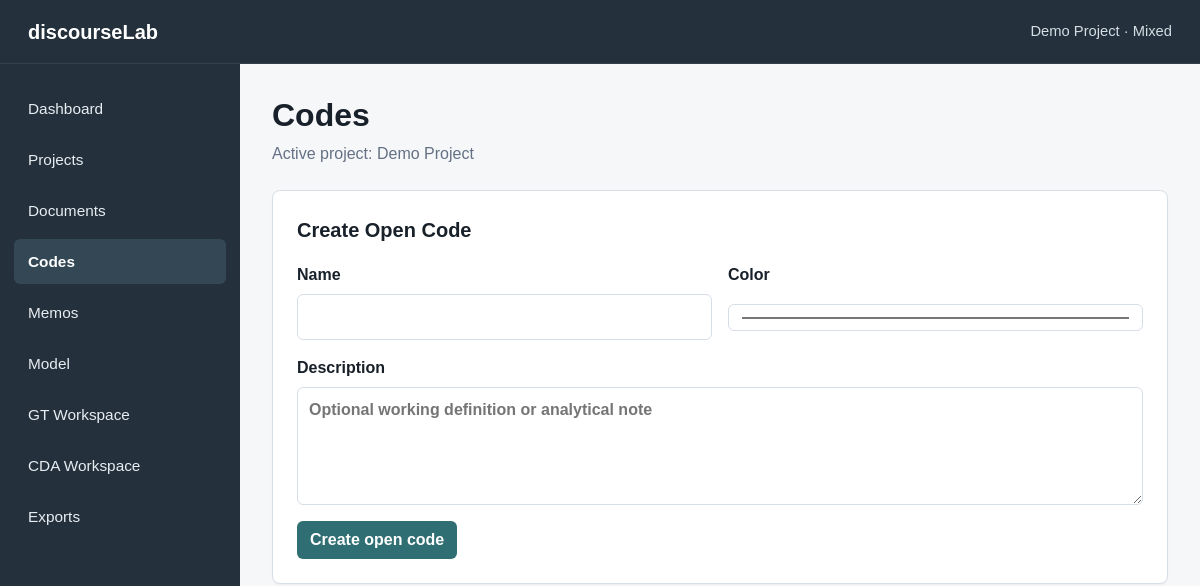
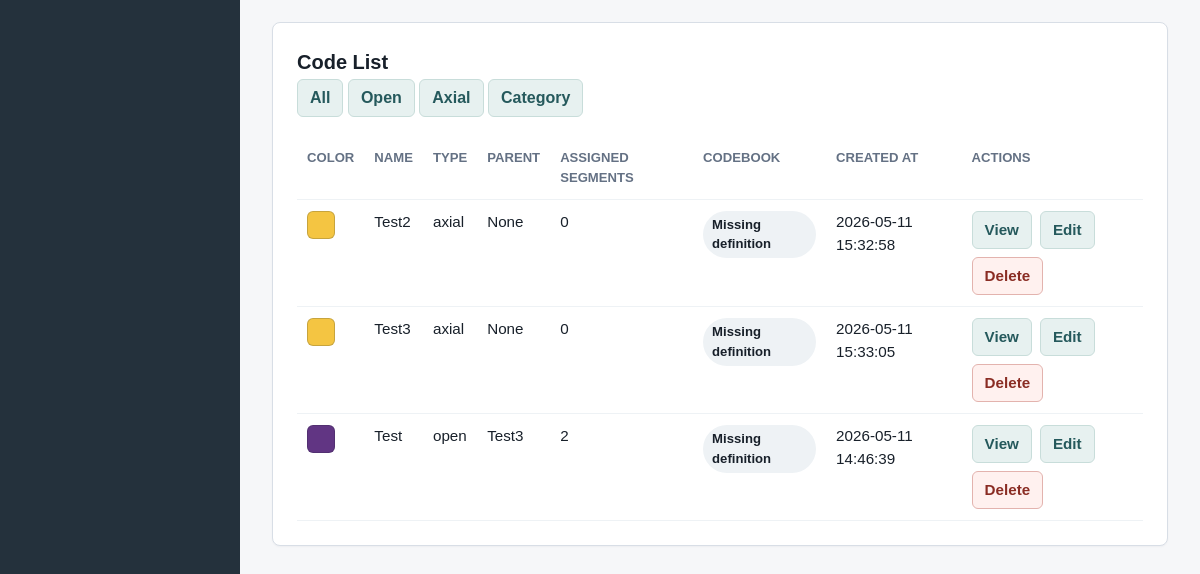
The page /codes on the database as committed earlier (2 pictures, top to bottom).
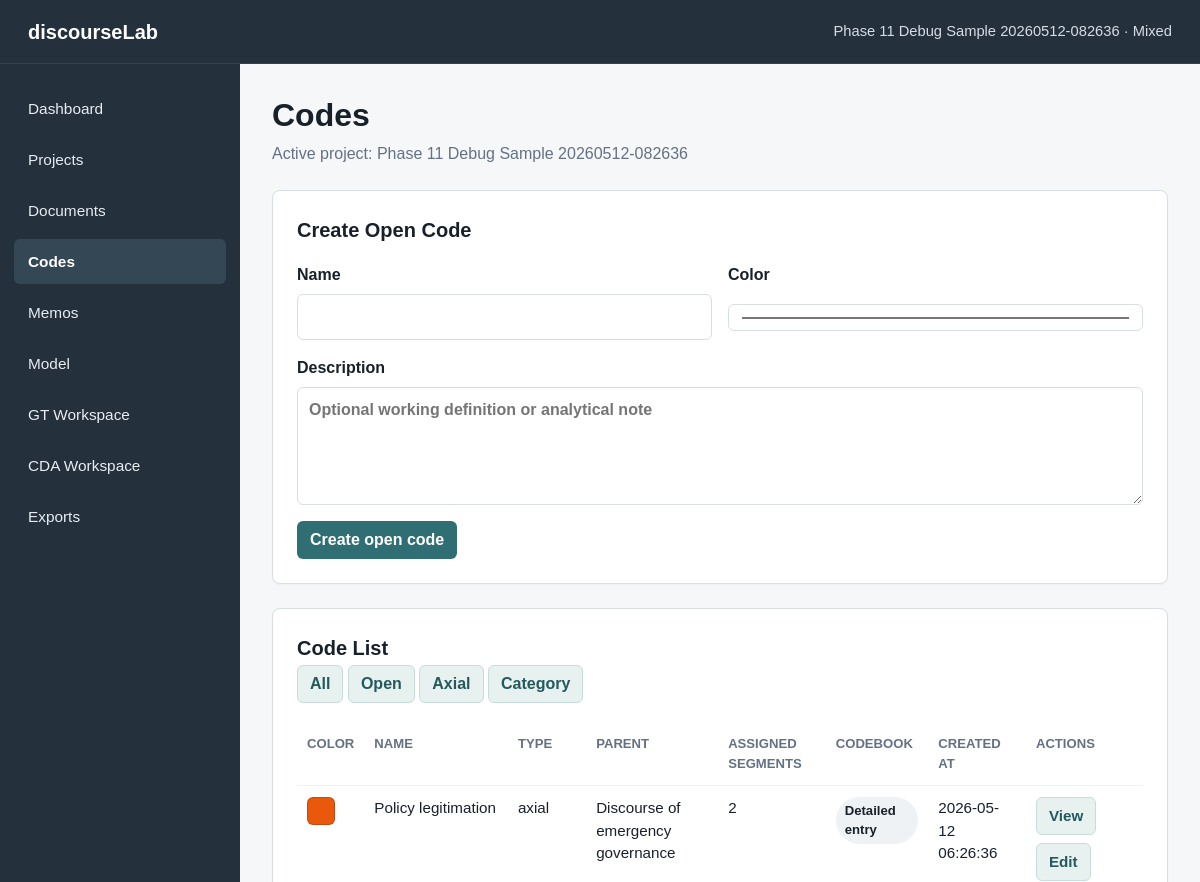
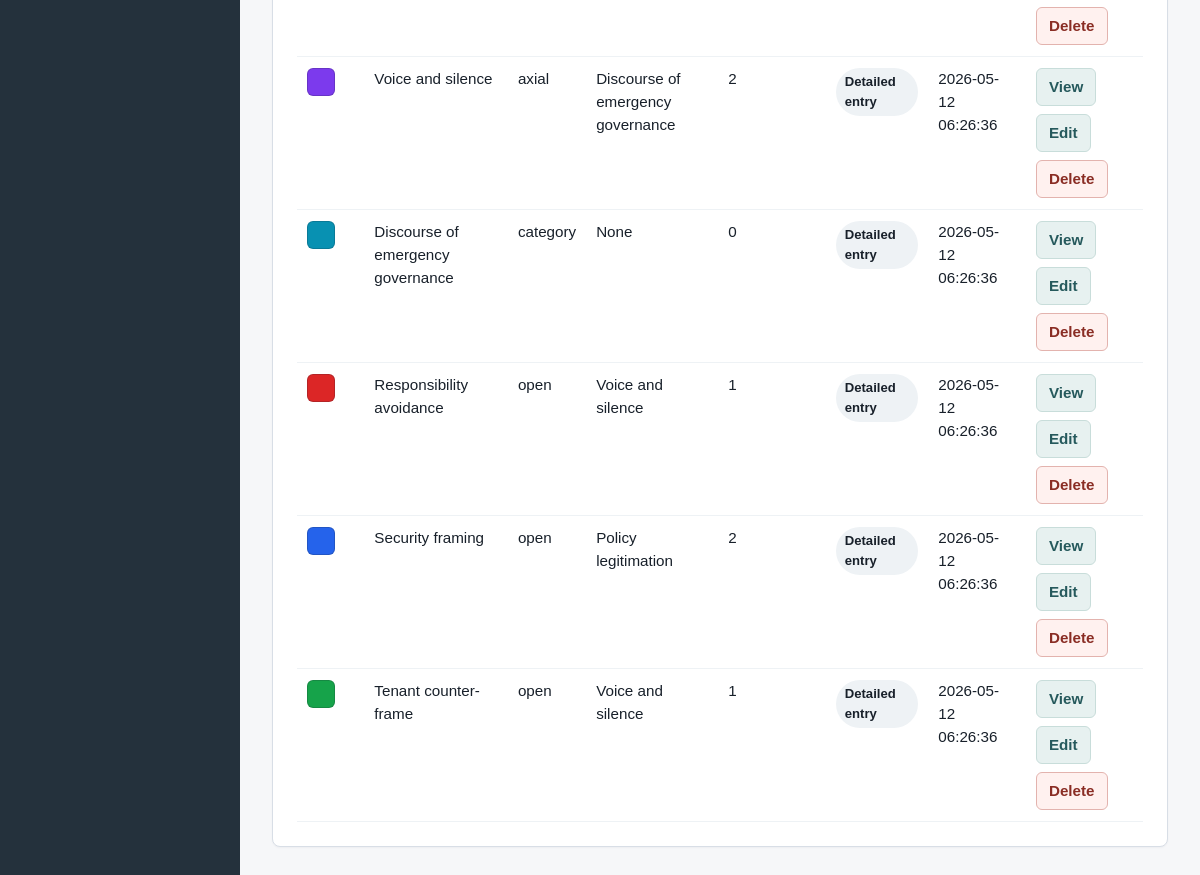
The same page on the database as committed later (2 pictures, top to bottom).
### tables this page shows
CREATE TABLE projects (
    id INTEGER PRIMARY KEY AUTOINCREMENT,
    name TEXT NOT NULL,
    description TEXT,
    created_at TEXT NOT NULL DEFAULT CURRENT_TIMESTAMP,
    updated_at TEXT NOT NULL DEFAULT CURRENT_TIMESTAMP
, methodology_mode TEXT NOT NULL DEFAULT 'mixed', status TEXT NOT NULL DEFAULT 'active', last_opened_at TEXT, research_goal TEXT, principal_investigator TEXT);

CREATE TABLE codes (
    id INTEGER PRIMARY KEY AUTOINCREMENT,
    project_id INTEGER NOT NULL,
    name TEXT NOT NULL,
    description TEXT,
    code_type TEXT NOT NULL DEFAULT 'open',
    color TEXT NOT NULL DEFAULT '#2563eb',
    parent_id INTEGER,
    definition TEXT,
    include_when TEXT,
    exclude_when TEXT,
    example TEXT,
    analytical_note TEXT,
    created_at TEXT NOT NULL DEFAULT CURRENT_TIMESTAMP,
    updated_at TEXT NOT NULL DEFAULT CURRENT_TIMESTAMP, gt_conditions TEXT, gt_context TEXT, gt_actions_interactions TEXT, gt_consequences TEXT, gt_properties TEXT, gt_dimensions TEXT, gt_theoretical_note TEXT,
    FOREIGN KEY (project_id) REFERENCES projects (id) ON DELETE CASCADE,
    FOREIGN KEY (parent_id) REFERENCES codes (id) ON DELETE SET NULL
);

### app.py (the view)
    @app.route("/codes")
    def codes():
        active_project = get_active_project()
        code_type_filter = request.args.get("code_type", "all").strip()
        if not project_supports_gt(active_project):
            code_type_filter = "open"
        codes_rows = get_codes_for_project(active_project["id"], code_type_filter)
        return render_template(
            "codes.html",
            title="Codes",
            active_page="codes",
            active_project=active_project,
            codes=codes_rows,
            code_type_filter=code_type_filter,
            default_code_color=DEFAULT_CODE_COLOR,
            supports_gt=project_supports_gt(active_project),
        )

### app.py (called while the page is built)
def get_db() -> sqlite3.Connection:
    if "db" not in g:
        g.db = sqlite3.connect(DATABASE)
        g.db.row_factory = sqlite3.Row
        g.db.execute("PRAGMA foreign_keys = ON")
    return g.db

def query_one(sql: str, params: tuple = ()) -> sqlite3.Row | None:
    return get_db().execute(sql, params).fetchone()

def query_all(sql: str, params: tuple = ()) -> list[sqlite3.Row]:
    return get_db().execute(sql, params).fetchall()

def get_project(project_id: int) -> sqlite3.Row | None:
    return query_one(
        """
        SELECT id, name, description, methodology_mode, status, last_opened_at,
               research_goal, principal_investigator, created_at, updated_at
        FROM projects
        WHERE id = ? AND status != 'deleted'
        """,
        (project_id,),
    )

def project_supports_gt(project: sqlite3.Row | dict) -> bool:
    return project["methodology_mode"] in {"gt", "mixed"}

def project_supports_cda(project: sqlite3.Row | dict) -> bool:
    return project["methodology_mode"] in {"cda", "mixed"}

### templates/codes.html
{% extends "base.html" %}
{% block content %}
<section class="page-header">
    <h1>Codes</h1>
    <p>Active project: {{ active_project.name }}</p>
</section>
<section class="info-panel import-panel">
    <h2>Create Open Code</h2>
    <form class="document-form" action="{{ url_for('create_code') }}" method="post">
        <div class="form-grid">
            <label>
                <span>Name</span>
                <input type="text" name="name" required>
            </label>
            <label>
                <span>Color</span>
                <input type="color" name="color" value="{{ default_code_color }}">
            </label>
        </div>
        <label>
            <span>Description</span>
            <textarea name="description" rows="4" placeholder="Optional working definition or analytical note"></textarea>
        </label>
        <button type="submit" class="button-primary">Create open code</button>
    </form>
</section>
<section class="info-panel">
    <h2>Code List</h2>
    <div class="detail-actions">
        {% set filters = [("all", "All"), ("open", "Open"), ("axial", "Axial"), ("category", "Category")] if supports_gt else [("open", "Open")] %}
        {% for value, label in filters %}
            <a class="button-secondary" href="{{ url_for('codes', code_type=value) }}">{{ label }}</a>
        {% endfor %}
    </div>
    {% if codes %}
        <div class="table-wrap">
            <table class="data-table">
                <thead>
                    <tr>
                        <th>Color</th>
                        <th>Name</th>
                        <th>Type</th>
                        {% if supports_gt %}<th>Parent</th>{% endif %}
                        <th>Assigned segments</th>
                        <th>Codebook</th>
                        <th>Created at</th>
                        <th>Actions</th>
                    </tr>
                </thead>
                <tbody>
                    {% for code in codes %}
                        <tr>
                            <td><span class="color-swatch" style="background: {{ code.color }}"></span></td>
                            <td>{{ code.name }}</td>
                            <td>{{ code.code_type }}</td>
                            {% if supports_gt %}<td>{{ code.parent_name or "None" }}</td>{% endif %}
                            <td>{{ code.assigned_segment_count }}</td>
                            <td><span class="status-badge">{{ code.completeness }}</span></td>
                            <td>{{ code.created_at }}</td>
                            <td class="actions-cell">
                                <a class="button-secondary" href="{{ url_for('code_detail', code_id=code.id) }}">View</a>
                                {% if code.code_type in ["axial", "category"] and supports_gt %}
                                    <a class="button-secondary" href="{{ url_for('edit_gt_code', code_id=code.id) }}">Edit</a>
                                {% else %}
                                    <a class="button-secondary" href="{{ url_for('edit_code', code_id=code.id) }}">Edit</a>
                                {% endif %}
                                <form action="{{ url_for('delete_code', code_id=code.id) }}" method="post">
                                    <button type="submit" class="button-danger">Delete</button>
                                </form>
                            </td>
                        </tr>
                    {% endfor %}
                </tbody>
            </table>
        </div>
    {% else %}
        <p>No open codes created yet.</p>
    {% endif %}
</section>
{% endblock %}

### templates/base.html (shortened to what this page needs)
<!doctype html>
<html lang="en">
<head>
    <link rel="stylesheet" href="{{ url_for('static', filename='style.css') }}">
</head>
<body>
    <div class="app-shell">
        <header class="topbar">
            <div class="app-name">discourseLab</div>
            <div class="app-context">
                {{ active_project.name if active_project else "No active project" }}
                {% if active_project %}· {{ methodology_mode_labels[active_project.methodology_mode] }}{% endif %}
            </div>
        </header>
        <aside class="sidebar" aria-label="Main navigation">
            <nav class="sidebar-nav">
                <a href="{{ url_for('dashboard') }}" class="{{ 'active' if active_page == 'dashboard' else '' }}">Dashboard</a>
                <a href="{{ url_for('projects') }}" class="{{ 'active' if active_page == 'projects' else '' }}">Projects</a>
                <a href="{{ url_for('documents') }}" class="{{ 'active' if active_page == 'documents' else '' }}">Documents</a>
                <a href="{{ url_for('codes') }}" class="{{ 'active' if active_page == 'codes' else '' }}">Codes</a>
                <a href="{{ url_for('memos') }}" class="{{ 'active' if active_page == 'memos' else '' }}">Memos</a>
                <a href="{{ url_for('model_builder') }}" class="{{ 'active' if active_page == 'model' else '' }}">Model</a>
                {% if supports_gt %}
                    <a href="{{ url_for('gt_workspace') }}" class="{{ 'active' if active_page == 'gt' else '' }}">GT Workspace</a>
                {% else %}
                    <span class="nav-disabled">GT Workspace</span>
                {% endif %}
                {% if supports_cda %}
                    <a href="{{ url_for('cda_workspace') }}" class="{{ 'active' if active_page == 'cda' else '' }}">CDA Workspace</a>
                {% else %}
                    <span class="nav-disabled">CDA Workspace</span>
                {% endif %}
                <a href="{{ url_for('exports') }}" class="{{ 'active' if active_page == 'exports' else '' }}">Exports</a>
            </nav>
        </aside>
        <main class="content">
            {% block content %}{% endblock %}
        </main>
    </div>
</body>
</html>

Rows that differ between the two databases and show on the page:
no longer on this page (row unchanged): projects: name "Demo Project", methodology_mode "Mixed"
no longer on this page (row unchanged): codes: name "Test2", code_type "axial", parent_name "None", assigned_segment_count "0", completeness "Missing definition", created_at "2026-05-11 15:32:58"
no longer on this page (row unchanged): codes: name "Test3", code_type "axial", parent_name "None", assigned_segment_count "0", completeness "Missing definition", created_at "2026-05-11 15:33:05"
no longer on this page (row unchanged): codes: name "Test", code_type "open", parent_name "Test3", assigned_segment_count "2", completeness "Missing definition", created_at "2026-05-11 14:46:39"
added projects: name "Phase 11 Debug Sample 20260512-082636", methodology_mode "Mixed"
added codes: name "Policy legitimation", code_type "axial", parent_name "Discourse of emergency governance", assigned_segment_count "2", completeness "Detailed entry", created_at "2026-05-12 06:26:36"
added codes: name "Voice and silence", code_type "axial", parent_name "Discourse of emergency governance", assigned_segment_count "2", completeness "Detailed entry", created_at "2026-05-12 06:26:36"
added codes: name "Discourse of emergency governance", code_type "category", parent_name "None", assigned_segment_count "0", completeness "Detailed entry", created_at "2026-05-12 06:26:36"
added codes: name "Responsibility avoidance", code_type "open", parent_name "Voice and silence", assigned_segment_count "1", completeness "Detailed entry", created_at "2026-05-12 06:26:36"
added codes: name "Security framing", code_type "open", parent_name "Policy legitimation", assigned_segment_count "2", completeness "Detailed entry", created_at "2026-05-12 06:26:36"
added codes: name "Tenant counter-frame", code_type "open", parent_name "Voice and silence", assigned_segment_count "1", completeness "Detailed entry", created_at "2026-05-12 06:26:36"
